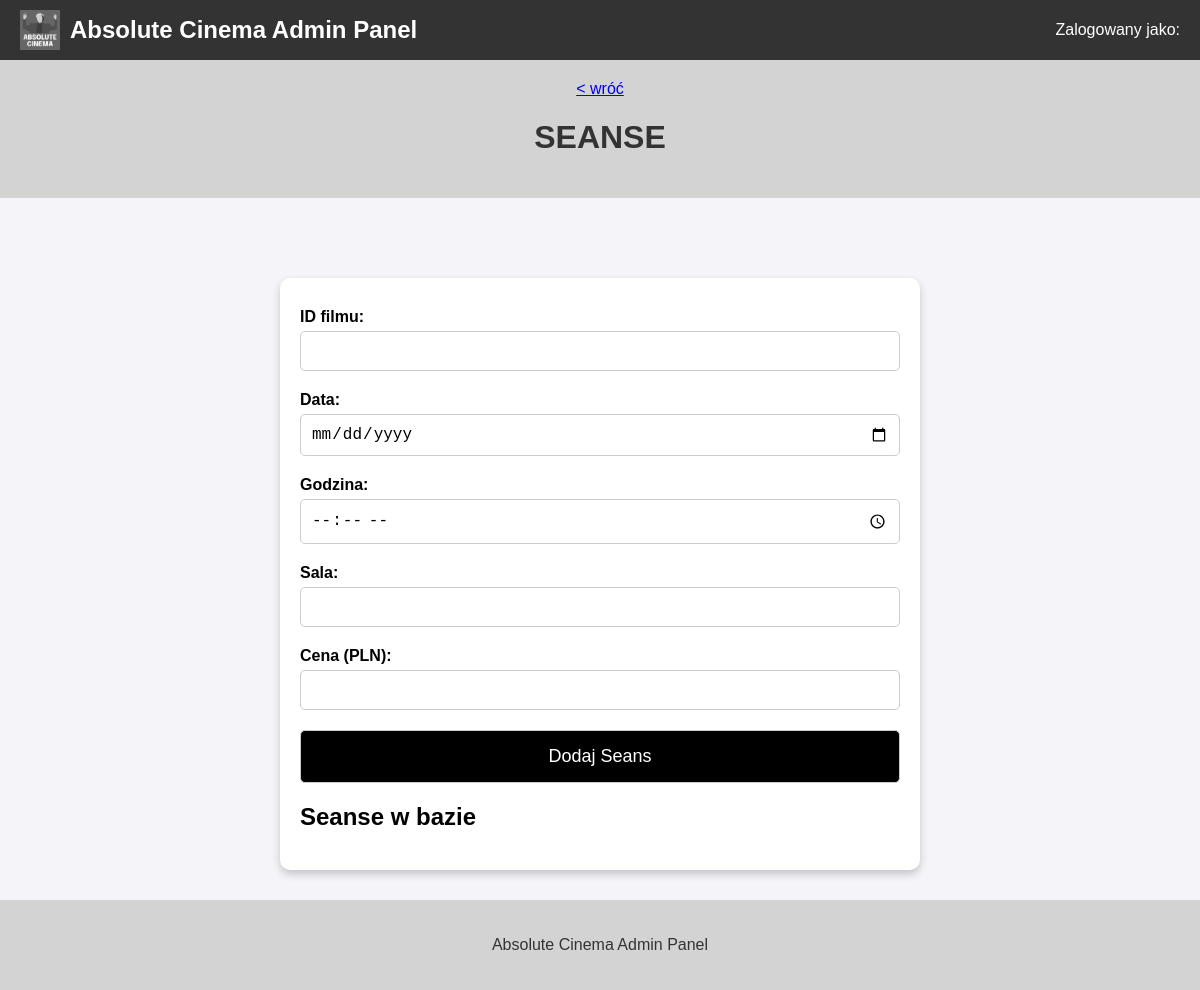
/admin/bazy/zarzadzaj_seansami, run on an earlier commit of the app's database.
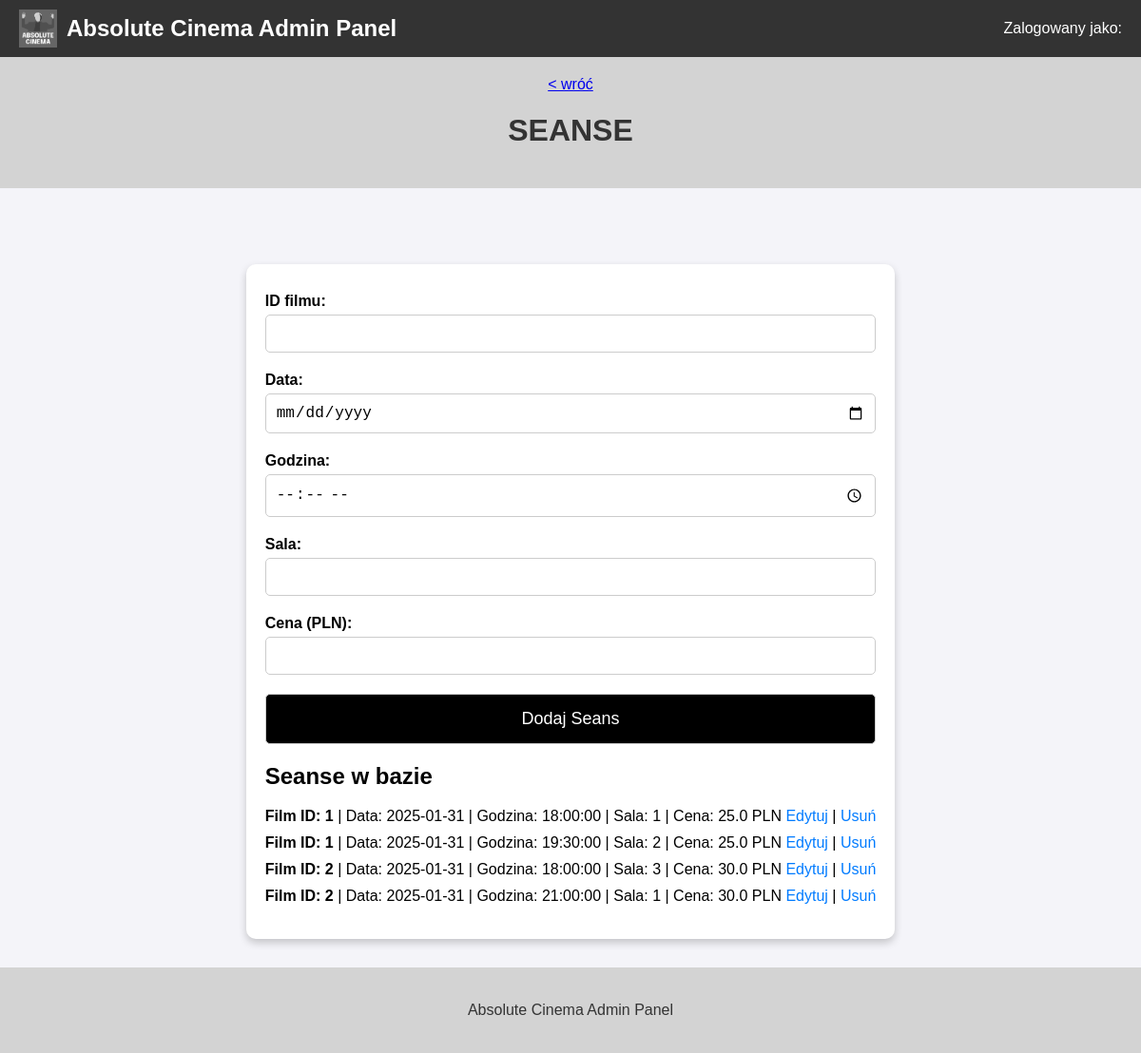
And on a later commit of the database.
### app.py (models this page shows)
class Seans(db.Model):
    __tablename__ = 'seanse'
    id = db.Column(db.Integer, primary_key=True)
    film_id = db.Column(db.Integer, db.ForeignKey('filmy.id'), nullable=False)  #ForeignKey tworzy relację między tabelą Seanse ( kolumna film_id), a tabelą Filmy.
    data = db.Column(db.Date, nullable=False)
    godzina = db.Column(db.Time, nullable=False)
    sala = db.Column(db.String(10), nullable=False)
    cena = db.Column(db.Float, nullable=False)
    rezerwacje = db.relationship('Rezerwacja', backref='seans', lazy=True)

### app.py (the view, shortened to what this page needs)
@app.route('/admin/bazy/zarzadzaj_seansami', methods=['GET', 'POST'])
def zarzadzaj_seansami():
    message = None
    seanse = Seans.query.order_by(Seans.film_id).all()  # Pobieranie seansów, sortowane po dacie i godzinie
    return render_template('admin_bazy_zarzadzaj_seansami.html', message=message, seanse=seanse)

### app.py (called while the page is built)
@app.before_request
def load_database():
    g.kino = {
        "admin" : Administrator.query.all(),
        "film" : Film.query.all(),
        "rezerwacja" : Rezerwacja.query.all(),
        "seans" : Seans.query.all(),
        "klient" : Klient.query.all()
    }

### templates/admin_bazy_zarzadzaj_seansami.html (shortened to what this page needs)
<!DOCTYPE html>
<html lang="pl">
<head>
</head>
<body>
    <div class="navbar">
        <div class="logo">
            <img src="{{ url_for('static', filename='images/absolute_cinema_logo.png') }}" alt="Logo">
            <span>Absolute Cinema Admin Panel</span>
        </div>
        <div class="user-id">
            Zalogowany jako: <strong>{{ username }}</strong>
        </div>
    </div>
    <div class="breadcrumbs">
        <a href="{{ url_for('admin_bazy')}}"> &lt; wróć</a>
        <h1>SEANSE</h1>
    </div>
    <div class="container">
        <form method="POST">
            <label for="film_id">ID filmu:</label>
            <input type="number" id="film_id" name="film_id" required>
            <label for="data">Data:</label>
            <input type="date" id="data" name="data" required>
            <label for="godzina">Godzina:</label>
            <input type="time" id="godzina" name="godzina" required>
            <label for="sala">Sala:</label>
            <input type="text" id="sala" name="sala" required>
            <label for="cena">Cena (PLN):</label>
            <input type="number" step="0.01" id="cena" name="cena" required>
            <button class="dark" type="submit">Dodaj Seans</button>
        </form>
        <h2>Seanse w bazie</h2>
        <ul>
            {% for seans in seanse %}
            <li>
                <strong>Film ID: {{ seans.film_id }}</strong> | Data: {{ seans.data }} | Godzina: {{ seans.godzina }} | Sala: {{ seans.sala }} | Cena: {{ seans.cena }} PLN
                <a href="{{ url_for('edytuj_seans', seans_id=seans.id) }}">Edytuj</a> |
                <a href="{{ url_for('usun_seans', seans_id=seans.id) }}" onclick="return confirm('Na pewno chcesz usunąć ten seans?')">Usuń</a>
            </li>
            {% endfor %}
        </ul>
    </div>
    <div class="footer">
        <p>Absolute Cinema Admin Panel</p>
    </div>
</body>
</html>

What changed in the data, as far as the page shows it:
added Seans: film_id "1", data "2025-01-31", godzina "18:00:00", sala "1", cena "25.0"
added Seans: film_id "1", data "2025-01-31", godzina "19:30:00", sala "2", cena "25.0"
added Seans: film_id "2", data "2025-01-31", godzina "18:00:00", sala "3", cena "30.0"
added Seans: film_id "2", data "2025-01-31", godzina "21:00:00", sala "1", cena "30.0"
